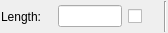
<?xml version="1.0" encoding="UTF-8"?>
<ui version="4.0">
 <class>Ui_TrimAmountOptions</class>
 <widget class="QWidget" name="Ui_TrimAmountOptions">
  <property name="geometry">
   <rect>
    <x>0</x>
    <y>0</y>
    <width>168</width>
    <height>33</height>
   </rect>
  </property>
  <property name="sizePolicy">
   <sizepolicy hsizetype="Maximum" vsizetype="Maximum">
    <horstretch>0</horstretch>
    <verstretch>0</verstretch>
   </sizepolicy>
  </property>
  <property name="windowTitle">
   <string>Trim Amount Options</string>
  </property>
  <property name="toolTip">
   <string>Distance. Negative values for trimming, positive values for extending.</string>
  </property>
  <layout class="QHBoxLayout">
   <property name="spacing">
    <number>6</number>
   </property>
   <property name="leftMargin">
    <number>1</number>
   </property>
   <property name="topMargin">
    <number>1</number>
   </property>
   <property name="rightMargin">
    <number>1</number>
   </property>
   <property name="bottomMargin">
    <number>1</number>
   </property>
   <item>
    <widget class="QLabel" name="lDist">
     <property name="sizePolicy">
      <sizepolicy hsizetype="Maximum" vsizetype="Preferred">
       <horstretch>0</horstretch>
       <verstretch>0</verstretch>
      </sizepolicy>
     </property>
     <property name="minimumSize">
      <size>
       <width>51</width>
       <height>0</height>
      </size>
     </property>
     <property name="text">
      <string>Length:</string>
     </property>
     <property name="wordWrap">
      <bool>false</bool>
     </property>
    </widget>
   </item>
   <item>
    <widget class="QLineEdit" name="leDist">
     <property name="sizePolicy">
      <sizepolicy hsizetype="Maximum" vsizetype="Fixed">
       <horstretch>40</horstretch>
       <verstretch>22</verstretch>
      </sizepolicy>
     </property>
     <property name="maximumSize">
      <size>
       <width>64</width>
       <height>16777215</height>
      </size>
     </property>
     <property name="toolTip">
      <string>Distance. Negative values for trimming, positive values for extending. Negative sign is ignored when trimming to final total length.</string>
     </property>
     <property name="toolTipDuration">
      <number>2</number>
     </property>
     <property name="maxLength">
      <number>32769</number>
     </property>
    </widget>
   </item>
   <item>
    <widget class="QCheckBox" name="cbTotalLength">
     <property name="sizePolicy">
      <sizepolicy hsizetype="Preferred" vsizetype="Preferred">
       <horstretch>0</horstretch>
       <verstretch>0</verstretch>
      </sizepolicy>
     </property>
     <property name="toolTip">
      <string>The input length is used as total length after trimming, instead of length increase</string>
     </property>
     <property name="text">
      <string/>
     </property>
    </widget>
   </item>
   <item>
    <spacer name="horizontalSpacer">
     <property name="orientation">
      <enum>Qt::Horizontal</enum>
     </property>
     <property name="sizeHint" stdset="0">
      <size>
       <width>4</width>
       <height>20</height>
      </size>
     </property>
    </spacer>
   </item>
   <item>
    <widget class="Line" name="line">
     <property name="orientation">
      <enum>Qt::Vertical</enum>
     </property>
    </widget>
   </item>
  </layout>
 </widget>
 <layoutdefault spacing="6" margin="11"/>
 <resources/>
 <connections/>
</ui>
